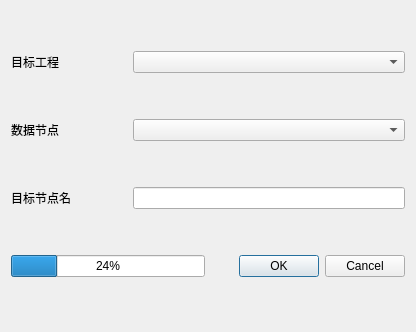
<?xml version="1.0" encoding="UTF-8"?>
<ui version="4.0">
 <class>SlcDeramp</class>
 <widget class="QWidget" name="SlcDeramp">
  <property name="geometry">
   <rect>
    <x>0</x>
    <y>0</y>
    <width>416</width>
    <height>332</height>
   </rect>
  </property>
  <property name="windowTitle">
   <string>去参考相位</string>
  </property>
  <property name="windowIcon">
   <iconset resource="../resources/SatExplorer.qrc">
    <normaloff>:/SatExplorer/svg/dem.svg</normaloff>:/SatExplorer/svg/dem.svg</iconset>
  </property>
  <layout class="QVBoxLayout" name="verticalLayout">
   <item>
    <layout class="QHBoxLayout" name="horizontalLayout" stretch="3,7">
     <item>
      <widget class="QLabel" name="label_2">
       <property name="text">
        <string>目标工程</string>
       </property>
      </widget>
     </item>
     <item>
      <widget class="QComboBox" name="comboBox"/>
     </item>
    </layout>
   </item>
   <item>
    <layout class="QHBoxLayout" name="horizontalLayout_2" stretch="3,7">
     <item>
      <widget class="QLabel" name="label_3">
       <property name="text">
        <string>数据节点</string>
       </property>
      </widget>
     </item>
     <item>
      <widget class="QComboBox" name="comboBox_dst_node"/>
     </item>
    </layout>
   </item>
   <item>
    <layout class="QHBoxLayout" name="horizontalLayout_5" stretch="3,7">
     <item>
      <widget class="QLabel" name="label_4">
       <property name="text">
        <string>目标节点名</string>
       </property>
      </widget>
     </item>
     <item>
      <widget class="QLineEdit" name="lineEdit"/>
     </item>
    </layout>
   </item>
   <item>
    <layout class="QHBoxLayout" name="horizontalLayout_4">
     <item>
      <widget class="QProgressBar" name="progressBar">
       <property name="value">
        <number>24</number>
       </property>
      </widget>
     </item>
     <item>
      <widget class="QDialogButtonBox" name="buttonBox">
       <property name="standardButtons">
        <set>QDialogButtonBox::Cancel|QDialogButtonBox::Ok</set>
       </property>
      </widget>
     </item>
    </layout>
   </item>
  </layout>
 </widget>
 <resources>
  <include location="../resources/SatExplorer.qrc"/>
 </resources>
 <connections/>
</ui>
